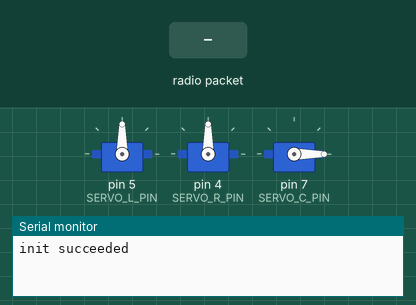
Recording of a sketch running on a simulated Arduino Uno, built with avr-gcc and run on an emulated ATmega328P. Parts: 3 × servo, the last lines printed to the serial monitor. The test bench sets the inputs (shaded band). No radio packets arrive unless stated.

Above: at 1.2 s.
1.3 s: radio packet "1" arrives
At 1.7 s:
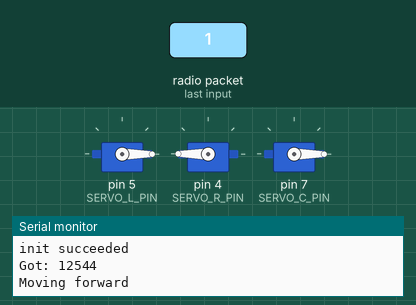
Timing chart, 0 to 4.3 s (numbered marks = the images above; inputs shaded):
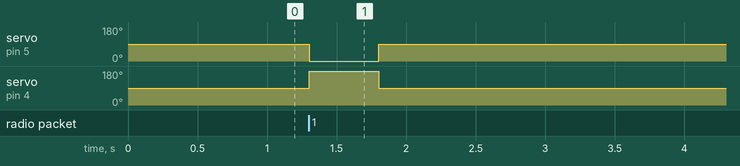

The sketch:

RC_truck.ino
```cpp
#include <RH_ASK.h>  // This library must be configured to use TIMER2
#include <SPI.h>
#include <Servo.h>

/****************************** Global Constants ******************************/

//#define SERIAL_DEBUG
//#define RUN_DEMO

// Servo constants
const int SERVO_R_PIN = 4;
const int SERVO_L_PIN = 5;
const int SERVO_C_PIN = 7;

enum Direction {
    STOP,
    FORWARD,
    BACKWARD,
    CLOCKWISE,
    COUNTERCLOCKWISE,
    UP,
    DOWN
};

// RH_ASK constants
enum Key {
    KEY_UP        = 4,
    KEY_DOWN      = 6,
    KEY_LEFT      = 7,
    KEY_RIGHT     = 5,
    KEY_X         = 14,
    KEY_SQUARE    = 15,
    KEY_TRIANGLE  = 12,
    KEY_CIRCLE    = 13,
    KEY_L1        = 10,
    KEY_L2        = 8,
    KEY_R1        = 11,
    KEY_R2        = 9,
    KEY_START     = 3,
    KEY_SELECT    = 0
};

/****************************** Global Variables ******************************/

RH_ASK ask_driver;  // RC driver

Servo servo_left;
Servo servo_right;
Servo servo_center;

uint8_t buf[RH_ASK_MAX_MESSAGE_LEN];
uint8_t buflen = sizeof(buf);

uint16_t buttons = 0x00;
uint16_t prevButtons = buttons;
uint8_t askTimeout = 0;

/****************************** Functions ******************************/

uint16_t receive() {
#ifndef SERIAL_DEBUG
    if (ask_driver.recv(buf, &buflen)) // Non-blocking
    {
        // Message with a good checksum received, dump it.
        Serial.print("Got: ");
        Serial.println((uint16_t) buf[0] + buf[1] << 8);
        askTimeout = 0;
    } else {
        // Stop the truck
        if (++askTimeout >= 5) {
            buf[0] = 0;
            buf[1] = 0;
            askTimeout = 5;
        }
    }
#else
    Serial.readBytes(buf, buflen);
#endif  // SERIAL_DEBUG
    return (uint16_t) buf[0] + buf[1] << 8;
}

void driveWheels(Direction direction) {
    switch (direction) {
        case STOP:
            servo_left.write(90);
            servo_right.write(90);
            break;
        case FORWARD:
            servo_left.write(0);
            servo_right.write(180);
            break;
        case BACKWARD:
            servo_left.write(180);
            servo_right.write(0);
            break;
        case CLOCKWISE:
            servo_left.write(0);
            servo_right.write(0);
            break;
        case COUNTERCLOCKWISE:
            servo_left.write(180);
            servo_right.write(180);
            break;
        default:
            return;
    }
}

void driveBed(Direction direction) {
    switch (direction) {
        case UP:
            servo_center.write(180);
            break;
        case DOWN:
            servo_center.write(0);
            break;
        default:
            return;
    }
}

void runDemo(void) {
    Serial.println("Forward");
    driveWheels(FORWARD);
    delay(5000);
    Serial.println("Stop");
    driveWheels(STOP);
    delay(1000);
    Serial.println("Backward");
    driveWheels(BACKWARD);
    delay(1000);
    Serial.println("Stop");
    driveWheels(STOP);
    delay(1000);
    Serial.println("CW");
    driveWheels(CLOCKWISE);
    delay(500);
    Serial.println("CCW");
    driveWheels(COUNTERCLOCKWISE);
    delay(500);
    driveWheels(STOP);
    delay(1000);
    driveBed(UP);
    delay(3000);
    driveBed(DOWN);
    delay(3000);
}

void controlCar(uint16_t controls) {
    if (bitRead(controls, KEY_UP) || bitRead(controls, KEY_TRIANGLE)) {
        Serial.println("Moving forward");
        driveWheels(FORWARD);
    } else if (bitRead(controls, KEY_DOWN) || bitRead(controls, KEY_X)) {
        Serial.println("Moving backward");
        driveWheels(BACKWARD);
    } else if (bitRead(controls, KEY_LEFT) || bitRead(controls, KEY_SQUARE)) {
        Serial.println("Turning left");
        driveWheels(COUNTERCLOCKWISE);
    } else if (bitRead(controls, KEY_RIGHT) || bitRead(controls, KEY_CIRCLE)) {
        Serial.println("Turning right");
        driveWheels(CLOCKWISE);
    } else if (bitRead(controls, KEY_R1) || bitRead(controls, KEY_L1)) {
        Serial.println("Raising bed");
        driveBed(UP);
    } else if (bitRead(controls, KEY_R2) || bitRead(controls, KEY_L2)) {
        Serial.println("Lowering bed");
        driveBed(DOWN);
    } else {
        Serial.println("Stopping");
        driveWheels(STOP);
    }
}

/****************************** Program Entry ******************************/

void setup() {
    Serial.begin(57600);    // Debugging only
    Serial.setTimeout(100);

    if (!ask_driver.init())
         Serial.println("init failed");

    // Attach servo pins
    servo_left.attach(SERVO_L_PIN);
    servo_right.attach(SERVO_R_PIN);
    servo_center.attach(SERVO_C_PIN);
    driveWheels(STOP);
    driveBed(DOWN);

    Serial.println("init succeeded");
}

void loop() {
    #ifndef RUN_DEMO
        buttons = receive();
        if (buttons != prevButtons) {
            controlCar(buttons);
        }
        prevButtons = buttons;
        delay(100);
    #else
        runDemo();
    #endif // RUN_DEMO
}
```

Measured:
- after the input at 1.3 s, servo on pin 5 (SERVO_L_PIN): 90° → 0° at once, → 90° 0.50 s later; servo on pin 4 (SERVO_R_PIN): 90° → 180° at once, → 90° 0.50 s later
